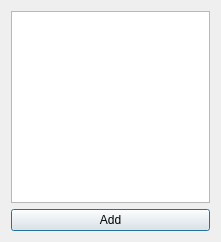
<?xml version="1.0" encoding="UTF-8"?>
<ui version="4.0">
 <class>FinvizLinkSelector</class>
 <widget class="QDialog" name="FinvizLinkSelector">
  <property name="geometry">
   <rect>
    <x>0</x>
    <y>0</y>
    <width>221</width>
    <height>242</height>
   </rect>
  </property>
  <property name="windowTitle">
   <string>Add from Finviz</string>
  </property>
  <layout class="QGridLayout" name="gridLayout">
   <item row="0" column="0">
    <widget class="QListWidget" name="listWidget"/>
   </item>
   <item row="1" column="0">
    <widget class="QPushButton" name="pushButton">
     <property name="text">
      <string>Add</string>
     </property>
    </widget>
   </item>
  </layout>
 </widget>
 <tabstops>
  <tabstop>listWidget</tabstop>
  <tabstop>pushButton</tabstop>
 </tabstops>
 <resources/>
 <connections>
  <connection>
   <sender>pushButton</sender>
   <signal>clicked()</signal>
   <receiver>FinvizLinkSelector</receiver>
   <slot>slotAdd()</slot>
   <hints>
    <hint type="sourcelabel">
     <x>142</x>
     <y>227</y>
    </hint>
    <hint type="destinationlabel">
     <x>142</x>
     <y>251</y>
    </hint>
   </hints>
  </connection>
 </connections>
 <slots>
  <slot>slotAdd()</slot>
 </slots>
</ui>
